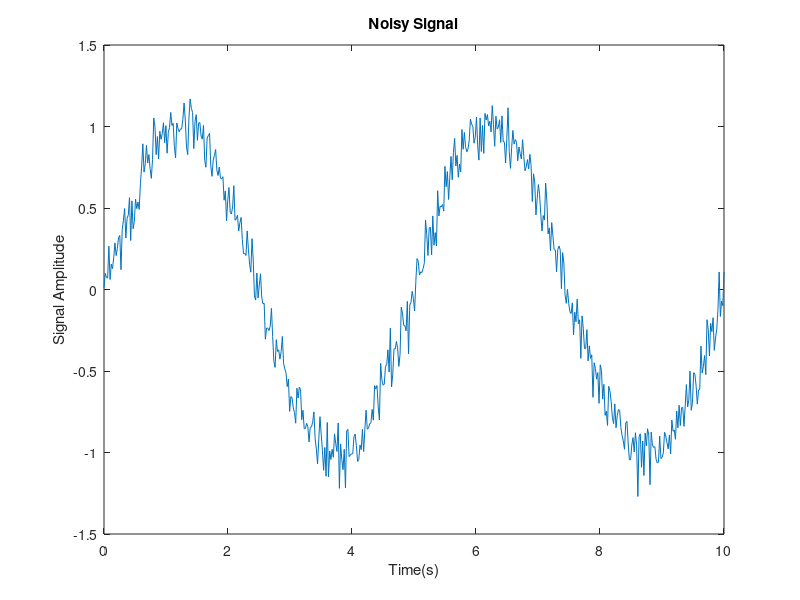

Reproduce this figure in MATLAB.
%Brandon Ramirez Lopez
%ME 203
clc,clear all,format compact
t=linspace(0,10,512);
S=1*sin((2*pi/5)*t);
N=.1*randn(size(t));
X=S+N;
SNR=20*log10(std(S)/std(N))
plot(t,X)
title('Noisy Signal')
xlabel('Time(s)')
ylabel('Signal Amplitude')

